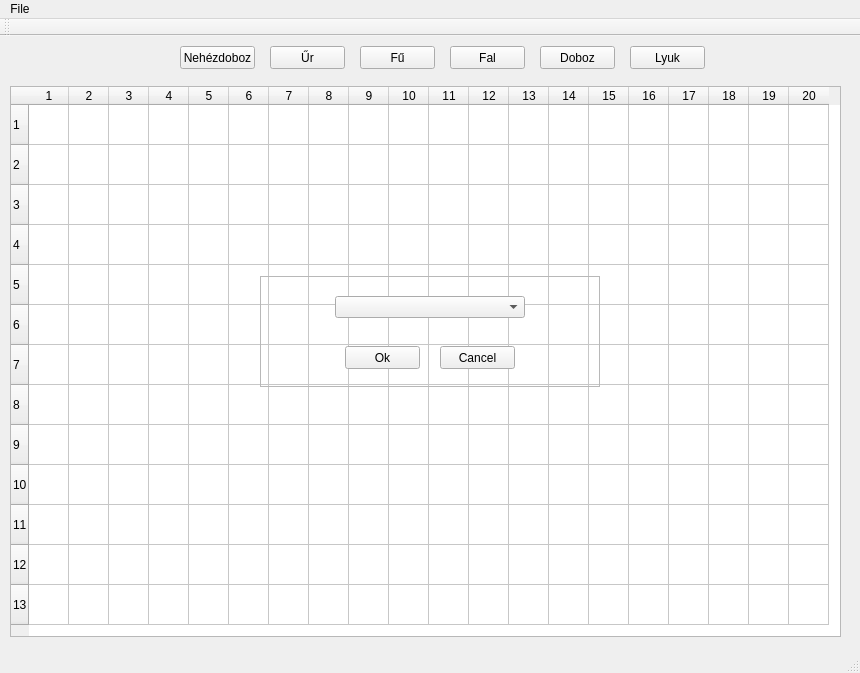
<?xml version="1.0" encoding="UTF-8"?>
<ui version="4.0">
 <class>MainWindow</class>
 <widget class="QMainWindow" name="MainWindow">
  <property name="geometry">
   <rect>
    <x>0</x>
    <y>0</y>
    <width>860</width>
    <height>673</height>
   </rect>
  </property>
  <property name="windowTitle">
   <string>MainWindow</string>
  </property>
  <widget class="QWidget" name="centralWidget">
   <widget class="QPushButton" name="fal">
    <property name="geometry">
     <rect>
      <x>450</x>
      <y>10</y>
      <width>75</width>
      <height>23</height>
     </rect>
    </property>
    <property name="text">
     <string>Fal</string>
    </property>
   </widget>
   <widget class="QPushButton" name="fu">
    <property name="geometry">
     <rect>
      <x>360</x>
      <y>10</y>
      <width>75</width>
      <height>23</height>
     </rect>
    </property>
    <property name="text">
     <string>Fű</string>
    </property>
   </widget>
   <widget class="QPushButton" name="doboz">
    <property name="geometry">
     <rect>
      <x>540</x>
      <y>10</y>
      <width>75</width>
      <height>23</height>
     </rect>
    </property>
    <property name="text">
     <string>Doboz</string>
    </property>
   </widget>
   <widget class="QPushButton" name="lyuk">
    <property name="geometry">
     <rect>
      <x>630</x>
      <y>10</y>
      <width>75</width>
      <height>23</height>
     </rect>
    </property>
    <property name="text">
     <string>Lyuk</string>
    </property>
   </widget>
   <widget class="QTableWidget" name="tableWidget">
    <property name="geometry">
     <rect>
      <x>10</x>
      <y>50</y>
      <width>831</width>
      <height>551</height>
     </rect>
    </property>
    <property name="font">
     <font>
      <kerning>false</kerning>
     </font>
    </property>
    <property name="styleSheet">
     <string notr="true"/>
    </property>
    <property name="lineWidth">
     <number>1</number>
    </property>
    <property name="editTriggers">
     <set>QAbstractItemView::SelectedClicked</set>
    </property>
    <property name="selectionMode">
     <enum>QAbstractItemView::SingleSelection</enum>
    </property>
    <property name="iconSize">
     <size>
      <width>38</width>
      <height>38</height>
     </size>
    </property>
    <property name="textElideMode">
     <enum>Qt::ElideNone</enum>
    </property>
    <property name="wordWrap">
     <bool>false</bool>
    </property>
    <property name="cornerButtonEnabled">
     <bool>false</bool>
    </property>
    <property name="rowCount">
     <number>13</number>
    </property>
    <property name="columnCount">
     <number>20</number>
    </property>
    <attribute name="horizontalHeaderDefaultSectionSize">
     <number>40</number>
    </attribute>
    <attribute name="horizontalHeaderHighlightSections">
     <bool>false</bool>
    </attribute>
    <attribute name="horizontalHeaderMinimumSectionSize">
     <number>40</number>
    </attribute>
    <attribute name="verticalHeaderDefaultSectionSize">
     <number>40</number>
    </attribute>
    <attribute name="verticalHeaderMinimumSectionSize">
     <number>40</number>
    </attribute>
    <row/>
    <row/>
    <row/>
    <row/>
    <row/>
    <row/>
    <row/>
    <row/>
    <row/>
    <row/>
    <row/>
    <row/>
    <row/>
    <column/>
    <column/>
    <column/>
    <column/>
    <column/>
    <column/>
    <column/>
    <column/>
    <column/>
    <column/>
    <column/>
    <column/>
    <column/>
    <column/>
    <column/>
    <column/>
    <column/>
    <column/>
    <column/>
    <column/>
    <item row="0" column="0">
     <property name="text">
      <string/>
     </property>
     <property name="flags">
      <set>ItemIsEditable|ItemIsDragEnabled|ItemIsUserCheckable|ItemIsEnabled</set>
     </property>
    </item>
    <item row="8" column="0">
     <property name="text">
      <string/>
     </property>
     <property name="font">
      <font>
       <kerning>false</kerning>
      </font>
     </property>
    </item>
   </widget>
   <widget class="QPushButton" name="ur">
    <property name="geometry">
     <rect>
      <x>270</x>
      <y>10</y>
      <width>75</width>
      <height>23</height>
     </rect>
    </property>
    <property name="text">
     <string>Űr</string>
    </property>
   </widget>
   <widget class="QPushButton" name="nehezdoboz">
    <property name="geometry">
     <rect>
      <x>180</x>
      <y>10</y>
      <width>75</width>
      <height>23</height>
     </rect>
    </property>
    <property name="text">
     <string>Nehézdoboz</string>
    </property>
   </widget>
   <widget class="QFrame" name="frameLoad">
    <property name="enabled">
     <bool>true</bool>
    </property>
    <property name="geometry">
     <rect>
      <x>260</x>
      <y>240</y>
      <width>340</width>
      <height>111</height>
     </rect>
    </property>
    <property name="frameShape">
     <enum>QFrame::StyledPanel</enum>
    </property>
    <property name="frameShadow">
     <enum>QFrame::Raised</enum>
    </property>
    <widget class="QPushButton" name="ok">
     <property name="geometry">
      <rect>
       <x>85</x>
       <y>70</y>
       <width>75</width>
       <height>23</height>
      </rect>
     </property>
     <property name="text">
      <string>Ok</string>
     </property>
    </widget>
    <widget class="QPushButton" name="cancel">
     <property name="geometry">
      <rect>
       <x>180</x>
       <y>70</y>
       <width>75</width>
       <height>23</height>
      </rect>
     </property>
     <property name="text">
      <string>Cancel</string>
     </property>
    </widget>
    <widget class="QComboBox" name="lista">
     <property name="geometry">
      <rect>
       <x>75</x>
       <y>20</y>
       <width>190</width>
       <height>22</height>
      </rect>
     </property>
    </widget>
   </widget>
  </widget>
  <widget class="QMenuBar" name="menuBar">
   <property name="geometry">
    <rect>
     <x>0</x>
     <y>0</y>
     <width>860</width>
     <height>21</height>
    </rect>
   </property>
   <widget class="QMenu" name="menuM">
    <property name="title">
     <string>File</string>
    </property>
    <addaction name="actionNew"/>
    <addaction name="actionMentes"/>
    <addaction name="actionBetoltes"/>
    <addaction name="separator"/>
    <addaction name="actionExit"/>
   </widget>
   <addaction name="menuM"/>
  </widget>
  <widget class="QToolBar" name="mainToolBar">
   <attribute name="toolBarArea">
    <enum>TopToolBarArea</enum>
   </attribute>
   <attribute name="toolBarBreak">
    <bool>false</bool>
   </attribute>
  </widget>
  <widget class="QStatusBar" name="statusBar"/>
  <action name="actionMentes">
   <property name="text">
    <string>Mentés</string>
   </property>
  </action>
  <action name="actionBetoltes">
   <property name="text">
    <string>Betöltés</string>
   </property>
  </action>
  <action name="actionExit">
   <property name="text">
    <string>Exit</string>
   </property>
  </action>
  <action name="actionNew">
   <property name="text">
    <string>Új</string>
   </property>
  </action>
 </widget>
 <layoutdefault spacing="6" margin="11"/>
 <resources/>
 <connections/>
</ui>
